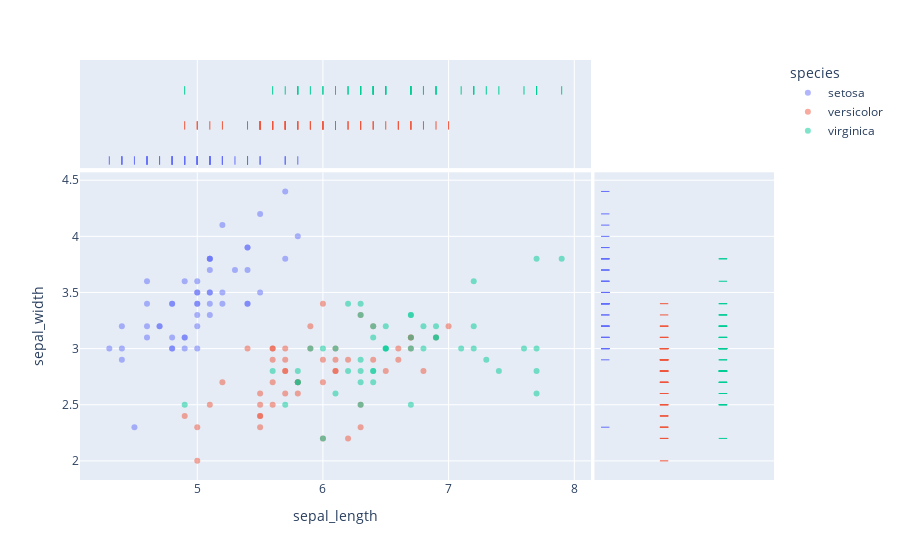

The notebook cell saved with this chart:
### Markdown cell above
### Scatter

### Code cell
fig6 = px.scatter(
    iris
    , x = 'sepal_length'
    , y = 'sepal_width'
    , color = 'species'
    , opacity = .5
    , marginal_x = 'rug'
    , marginal_y = 'rug'
)

fig6.show()

### Figure 1 — Plotly figure (JSON) as saved in the notebook; plotly's stock layout.template omitted (floating-point values rounded to 4 significant figures)
{"data": [{"hovertemplate": "species=setosa<br>sepal_length=%{x}<br>sepal_width=%{y}<extra></extra>", "legendgroup": "setosa", "marker": {"color": "#636efa", "opacity": 0.5, "symbol": "circle"}, "mode": "markers", "name": "setosa", "orientation": "v", "showlegend": true, "type": "scatter", "x": [5.1, 4.9, 4.7, 4.6, 5, 5.4, 4.6, 5, 4.4, 4.9, 5.4, 4.8, 4.8, 4.3, 5.8, 5.7, 5.4, 5.1, 5.7, 5.1, 5.4, 5.1, 4.6, 5.1, 4.8, 5, 5, 5.2, 5.2, 4.7, 4.8, 5.4, 5.2, 5.5, 4.9, 5, 5.5, 4.9, 4.4, 5.1, 5, 4.5, 4.4, 5, 5.1, 4.8, 5.1, 4.6, 5.3, 5], "xaxis": "x", "y": [3.5, 3, 3.2, 3.1, 3.6, 3.9, 3.4, 3.4, 2.9, 3.1, 3.7, 3.4, 3, 3, 4, 4.4, 3.9, 3.5, 3.8, 3.8, 3.4, 3.7, 3.6, 3.3, 3.4, 3, 3.4, 3.5, 3.4, 3.2, 3.1, 3.4, 4.1, 4.2, 3.1, 3.2, 3.5, 3.6, 3, 3.4, 3.5, 2.3, 3.2, 3.5, 3.8, 3, 3.8, 3.2, 3.7, 3.3], "yaxis": "y"}, {"alignmentgroup": "True", "boxpoints": "all", "fillcolor": "rgba(255,255,255,0)", "hoveron": "points", "hovertemplate": "species=setosa<br>sepal_length=%{x}<extra></extra>", "jitter": 0, "legendgroup": "setosa", "line": {"color": "rgba(255,255,255,0)"}, "marker": {"color": "#636efa", "symbol": "line-ns-open"}, "name": "setosa", "offsetgroup": "setosa", "showlegend": false, "type": "box", "x": [5.1, 4.9, 4.7, 4.6, 5, 5.4, 4.6, 5, 4.4, 4.9, 5.4, 4.8, 4.8, 4.3, 5.8, 5.7, 5.4, 5.1, 5.7, 5.1, 5.4, 5.1, 4.6, 5.1, 4.8, 5, 5, 5.2, 5.2, 4.7, 4.8, 5.4, 5.2, 5.5, 4.9, 5, 5.5, 4.9, 4.4, 5.1, 5, 4.5, 4.4, 5, 5.1, 4.8, 5.1, 4.6, 5.3, 5], "xaxis": "x3", "yaxis": "y3"}, {"alignmentgroup": "True", "boxpoints": "all", "fillcolor": "rgba(255,255,255,0)", "hoveron": "points", "hovertemplate": "species=setosa<br>sepal_width=%{y}<extra></extra>", "jitter": 0, "legendgroup": "setosa", "line": {"color": "rgba(255,255,255,0)"}, "marker": {"color": "#636efa", "symbol": "line-ew-open"}, "name": "setosa", "offsetgroup": "setosa", "showlegend": false, "type": "box", "xaxis": "x2", "y": [3.5, 3, 3.2, 3.1, 3.6, 3.9, 3.4, 3.4, 2.9, 3.1, 3.7, 3.4, 3, 3, 4, 4.4, 3.9, 3.5, 3.8, 3.8, 3.4, 3.7, 3.6, 3.3, 3.4, 3, 3.4, 3.5, 3.4, 3.2, 3.1, 3.4, 4.1, 4.2, 3.1, 3.2, 3.5, 3.6, 3, 3.4, 3.5, 2.3, 3.2, 3.5, 3.8, 3, 3.8, 3.2, 3.7, 3.3], "yaxis": "y2"}, {"hovertemplate": "species=versicolor<br>sepal_length=%{x}<br>sepal_width=%{y}<extra></extra>", "legendgroup": "versicolor", "marker": {"color": "#EF553B", "opacity": 0.5, "symbol": "circle"}, "mode": "markers", "name": "versicolor", "orientation": "v", "showlegend": true, "type": "scatter", "x": [7, 6.4, 6.9, 5.5, 6.5, 5.7, 6.3, 4.9, 6.6, 5.2, 5, 5.9, 6, 6.1, 5.6, 6.7, 5.6, 5.8, 6.2, 5.6, 5.9, 6.1, 6.3, 6.1, 6.4, 6.6, 6.8, 6.7, 6, 5.7, 5.5, 5.5, 5.8, 6, 5.4, 6, 6.7, 6.3, 5.6, 5.5, 5.5, 6.1, 5.8, 5, 5.6, 5.7, 5.7, 6.2, 5.1, 5.7], "xaxis": "x", "y": [3.2, 3.2, 3.1, 2.3, 2.8, 2.8, 3.3, 2.4, 2.9, 2.7, 2, 3, 2.2, 2.9, 2.9, 3.1, 3, 2.7, 2.2, 2.5, 3.2, 2.8, 2.5, 2.8, 2.9, 3, 2.8, 3, 2.9, 2.6, 2.4, 2.4, 2.7, 2.7, 3, 3.4, 3.1, 2.3, 3, 2.5, 2.6, 3, 2.6, 2.3, 2.7, 3, 2.9, 2.9, 2.5, 2.8], "yaxis": "y"}, {"alignmentgroup": "True", "boxpoints": "all", "fillcolor": "rgba(255,255,255,0)", "hoveron": "points", "hovertemplate": "species=versicolor<br>sepal_length=%{x}<extra></extra>", "jitter": 0, "legendgroup": "versicolor", "line": {"color": "rgba(255,255,255,0)"}, "marker": {"color": "#EF553B", "symbol": "line-ns-open"}, "name": "versicolor", "offsetgroup": "versicolor", "showlegend": false, "type": "box", "x": [7, 6.4, 6.9, 5.5, 6.5, 5.7, 6.3, 4.9, 6.6, 5.2, 5, 5.9, 6, 6.1, 5.6, 6.7, 5.6, 5.8, 6.2, 5.6, 5.9, 6.1, 6.3, 6.1, 6.4, 6.6, 6.8, 6.7, 6, 5.7, 5.5, 5.5, 5.8, 6, 5.4, 6, 6.7, 6.3, 5.6, 5.5, 5.5, 6.1, 5.8, 5, 5.6, 5.7, 5.7, 6.2, 5.1, 5.7], "xaxis": "x3", "yaxis": "y3"}, {"alignmentgroup": "True", "boxpoints": "all", "fillcolor": "rgba(255,255,255,0)", "hoveron": "points", "hovertemplate": "species=versicolor<br>sepal_width=%{y}<extra></extra>", "jitter": 0, "legendgroup": "versicolor", "line": {"color": "rgba(255,255,255,0)"}, "marker": {"color": "#EF553B", "symbol": "line-ew-open"}, "name": "versicolor", "offsetgroup": "versicolor", "showlegend": false, "type": "box", "xaxis": "x2", "y": [3.2, 3.2, 3.1, 2.3, 2.8, 2.8, 3.3, 2.4, 2.9, 2.7, 2, 3, 2.2, 2.9, 2.9, 3.1, 3, 2.7, 2.2, 2.5, 3.2, 2.8, 2.5, 2.8, 2.9, 3, 2.8, 3, 2.9, 2.6, 2.4, 2.4, 2.7, 2.7, 3, 3.4, 3.1, 2.3, 3, 2.5, 2.6, 3, 2.6, 2.3, 2.7, 3, 2.9, 2.9, 2.5, 2.8], "yaxis": "y2"}, {"hovertemplate": "species=virginica<br>sepal_length=%{x}<br>sepal_width=%{y}<extra></extra>", "legendgroup": "virginica", "marker": {"color": "#00cc96", "opacity": 0.5, "symbol": "circle"}, "mode": "markers", "name": "virginica", "orientation": "v", "showlegend": true, "type": "scatter", "x": [6.3, 5.8, 7.1, 6.3, 6.5, 7.6, 4.9, 7.3, 6.7, 7.2, 6.5, 6.4, 6.8, 5.7, 5.8, 6.4, 6.5, 7.7, 7.7, 6, 6.9, 5.6, 7.7, 6.3, 6.7, 7.2, 6.2, 6.1, 6.4, 7.2, 7.4, 7.9, 6.4, 6.3, 6.1, 7.7, 6.3, 6.4, 6, 6.9, 6.7, 6.9, 5.8, 6.8, 6.7, 6.7, 6.3, 6.5, 6.2, 5.9], "xaxis": "x", "y": [3.3, 2.7, 3, 2.9, 3, 3, 2.5, 2.9, 2.5, 3.6, 3.2, 2.7, 3, 2.5, 2.8, 3.2, 3, 3.8, 2.6, 2.2, 3.2, 2.8, 2.8, 2.7, 3.3, 3.2, 2.8, 3, 2.8, 3, 2.8, 3.8, 2.8, 2.8, 2.6, 3, 3.4, 3.1, 3, 3.1, 3.1, 3.1, 2.7, 3.2, 3.3, 3, 2.5, 3, 3.4, 3], "yaxis": "y"}, {"alignmentgroup": "True", "boxpoints": "all", "fillcolor": "rgba(255,255,255,0)", "hoveron": "points", "hovertemplate": "species=virginica<br>sepal_length=%{x}<extra></extra>", "jitter": 0, "legendgroup": "virginica", "line": {"color": "rgba(255,255,255,0)"}, "marker": {"color": "#00cc96", "symbol": "line-ns-open"}, "name": "virginica", "offsetgroup": "virginica", "showlegend": false, "type": "box", "x": [6.3, 5.8, 7.1, 6.3, 6.5, 7.6, 4.9, 7.3, 6.7, 7.2, 6.5, 6.4, 6.8, 5.7, 5.8, 6.4, 6.5, 7.7, 7.7, 6, 6.9, 5.6, 7.7, 6.3, 6.7, 7.2, 6.2, 6.1, 6.4, 7.2, 7.4, 7.9, 6.4, 6.3, 6.1, 7.7, 6.3, 6.4, 6, 6.9, 6.7, 6.9, 5.8, 6.8, 6.7, 6.7, 6.3, 6.5, 6.2, 5.9], "xaxis": "x3", "yaxis": "y3"}, {"alignmentgroup": "True", "boxpoints": "all", "fillcolor": "rgba(255,255,255,0)", "hoveron": "points", "hovertemplate": "species=virginica<br>sepal_width=%{y}<extra></extra>", "jitter": 0, "legendgroup": "virginica", "line": {"color": "rgba(255,255,255,0)"}, "marker": {"color": "#00cc96", "symbol": "line-ew-open"}, "name": "virginica", "offsetgroup": "virginica", "showlegend": false, "type": "box", "xaxis": "x2", "y": [3.3, 2.7, 3, 2.9, 3, 3, 2.5, 2.9, 2.5, 3.6, 3.2, 2.7, 3, 2.5, 2.8, 3.2, 3, 3.8, 2.6, 2.2, 3.2, 2.8, 2.8, 2.7, 3.3, 3.2, 2.8, 3, 2.8, 3, 2.8, 3.8, 2.8, 2.8, 2.6, 3, 3.4, 3.1, 3, 3.1, 3.1, 3.1, 2.7, 3.2, 3.3, 3, 2.5, 3, 3.4, 3], "yaxis": "y2"}], "layout": {"legend": {"title": {"text": "species"}, "tracegroupgap": 0}, "margin": {"t": 60}, "xaxis": {"anchor": "y", "domain": [0, 0.7363], "title": {"text": "sepal_length"}}, "xaxis2": {"anchor": "y2", "domain": [0.7413, 1], "matches": "x2", "showgrid": false, "showline": false, "showticklabels": false, "ticks": ""}, "xaxis3": {"anchor": "y3", "domain": [0, 0.7363], "matches": "x", "showgrid": true, "showticklabels": false}, "xaxis4": {"anchor": "y4", "domain": [0.7413, 1], "matches": "x2", "showgrid": false, "showline": false, "showticklabels": false, "ticks": ""}, "yaxis": {"anchor": "x", "domain": [0, 0.7326], "title": {"text": "sepal_width"}}, "yaxis2": {"anchor": "x2", "domain": [0, 0.7326], "matches": "y", "showgrid": true, "showticklabels": false}, "yaxis3": {"anchor": "x3", "domain": [0.7426, 1], "matches": "y3", "showgrid": false, "showline": false, "showticklabels": false, "ticks": ""}, "yaxis4": {"anchor": "x4", "domain": [0.7426, 1], "matches": "y3", "showgrid": true, "showline": false, "showticklabels": false, "ticks": ""}}}
